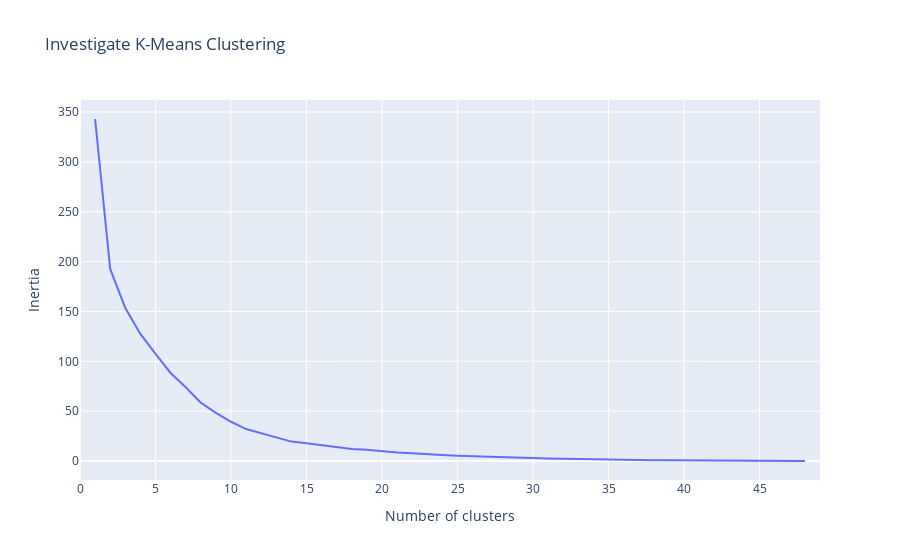

The notebook cell saved with this chart:
### Code cell
warnings.filterwarnings('ignore')

fig1 = go.Figure(data=go.Scatter(x=tuple(range(1, max_clusters)), y=inertias[1:]))

fig1.update_layout(go.Layout(title='Investigate K-Means Clustering',
                            xaxis=go.XAxis(title='Number of clusters',
                                            range=[0, max_clusters]),
                            yaxis=go.YAxis(title='Inertia')
))

fig1.show()

### Figure 1 — Plotly figure (JSON) as saved in the notebook; plotly's stock layout.template omitted (floating-point values rounded to 4 significant figures)
{"data": [{"type": "scatter", "x": [1, 2, 3, 4, 5, 6, 7, 8, 9, 10, 11, 12, 13, 14, 15, 16, 17, 18, 19, 20, 21, 22, 23, 24, 25, 26, 27, 28, 29, 30, 31, 32, 33, 34, 35, 36, 37, 38, 39, 40, 41, 42, 43, 44, 45, 46, 47, 48], "y": [343, 192.6, 153.3, 127.4, 107.4, 88.29, 73.97, 58.57, 48.35, 39.37, 32.04, 27.79, 23.35, 19.47, 17.8, 15.65, 13.51, 11.94, 11.4, 9.779, 8.505, 7.779, 6.672, 6.132, 5.344, 4.793, 4.256, 3.546, 3.311, 2.968, 2.61, 2.349, 1.992, 1.797, 1.463, 1.249, 1.021, 0.8634, 0.7297, 0.6269, 0.5302, 0.4338, 0.3426, 0.2588, 0.1892, 0.1211, 0.06266, 0.01324]}], "layout": {"autosize": true, "title": {"text": "Investigate K-Means Clustering"}, "xaxis": {"range": [0, 49], "title": {"text": "Number of clusters"}, "type": "linear"}, "yaxis": {"autorange": true, "range": [-19.04, 362.1], "title": {"text": "Inertia"}, "type": "linear"}}}
